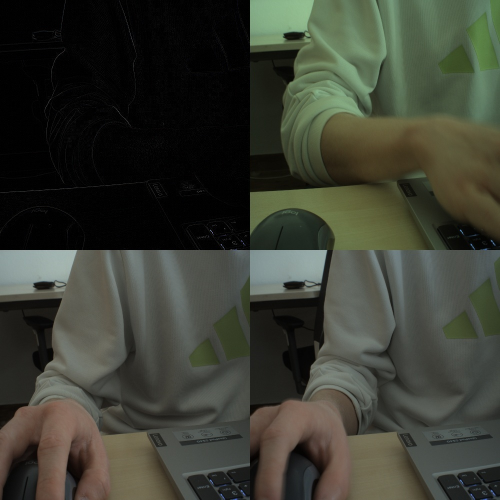
#> input picture mozaika/mozaika1.jpg, 1000 x 1000 px (shown at 1/2 size)
$ python uloha4.py
#> lines starting #> are read from the running program, lines starting #| are printed output that depends on the picture
import cv2
import os
import numpy as np

mosaicFolder = "mozaika"
mosaic_path = os.path.join(mosaicFolder, "mozaika1.jpg")

mosaic = cv2.imread(mosaic_path)
#> mosaic is the input picture: shape (1000, 1000, 3); mean B, G, R 50.5, 60.9, 58.3

img_height = 500
img_width = 500

second_image = mosaic[0:500, 500:1000]
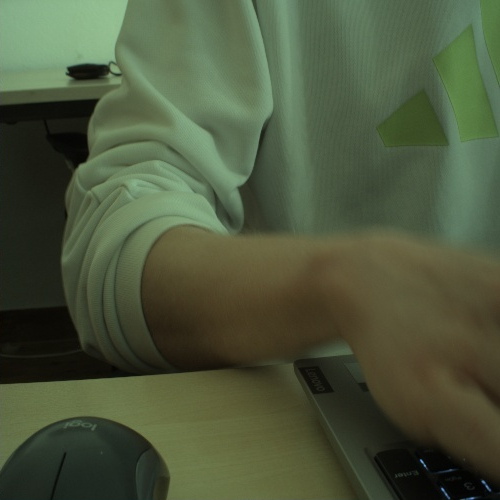
#> second_image: shape (500, 500, 3); mean B, G, R 60.4, 86.4, 76.2
rotated_image = np.zeros((img_height, img_width, 3), dtype=np.uint8)

for i in range(img_height):
    for j in range(img_width):
        rotated_image[j, img_width - 1 - i] = second_image[i, j]
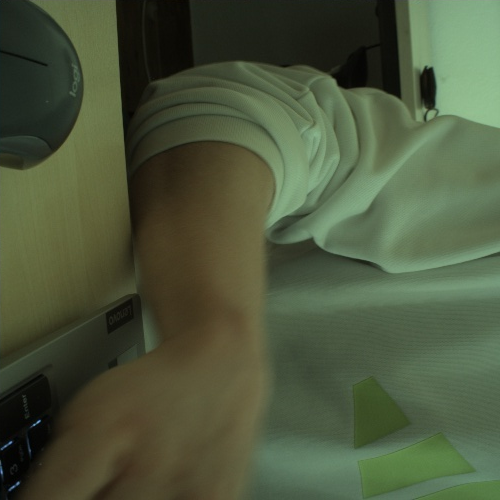
#> rotated_image: shape (500, 500, 3); mean B, G, R 60.4, 86.4, 76.2

mosaic[0:500, 500:1000] = rotated_image
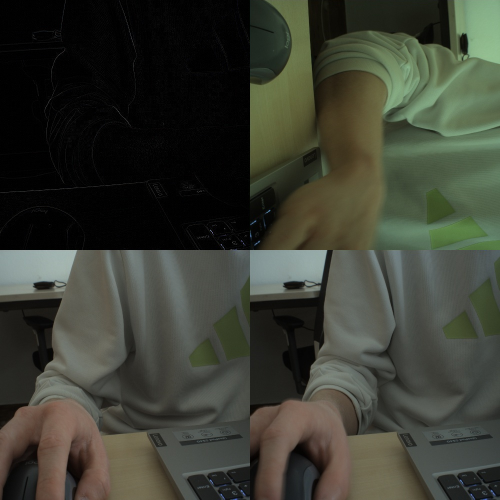
#> mosaic: shape (1000, 1000, 3) (shown at 1/2 size); mean B, G, R 50.5, 60.9, 58.3

mosaic_result_path = os.path.join(mosaicFolder, "mozaikaOtocenie.jpg")
cv2.imwrite(mosaic_result_path, mosaic)

cv2.imshow("Mozaika s otocenym druhym obrazkom", mosaic)
cv2.waitKey(0)
cv2.destroyAllWindows()

print("Done.")
# otocenie snimky o 90 stupnov

$ run again, with mozaika/mozaikaCervena.jpg copied over mozaika/mozaika1.jpg
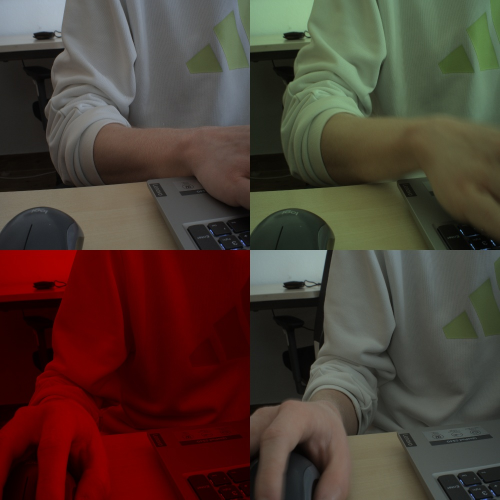
#> input picture mozaika/mozaikaCervena.jpg, 1000 x 1000 px (shown at 1/2 size)
#> mosaic is the input picture: shape (1000, 1000, 3); mean B, G, R 51.6, 60.9, 78.5
#> `mosaic[0:500, 500:1000] = rotated_image`:
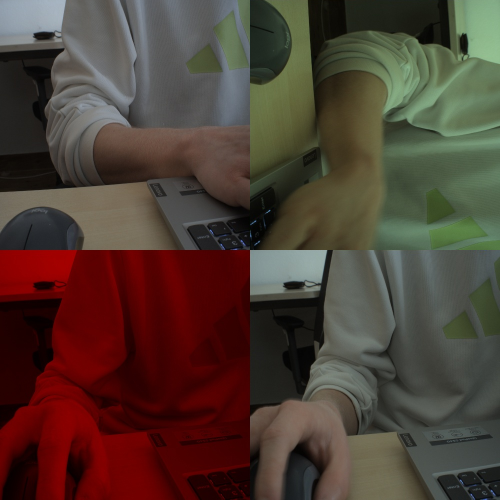
#> mosaic: shape (1000, 1000, 3) (shown at 1/2 size); mean B, G, R 51.6, 60.9, 78.5
